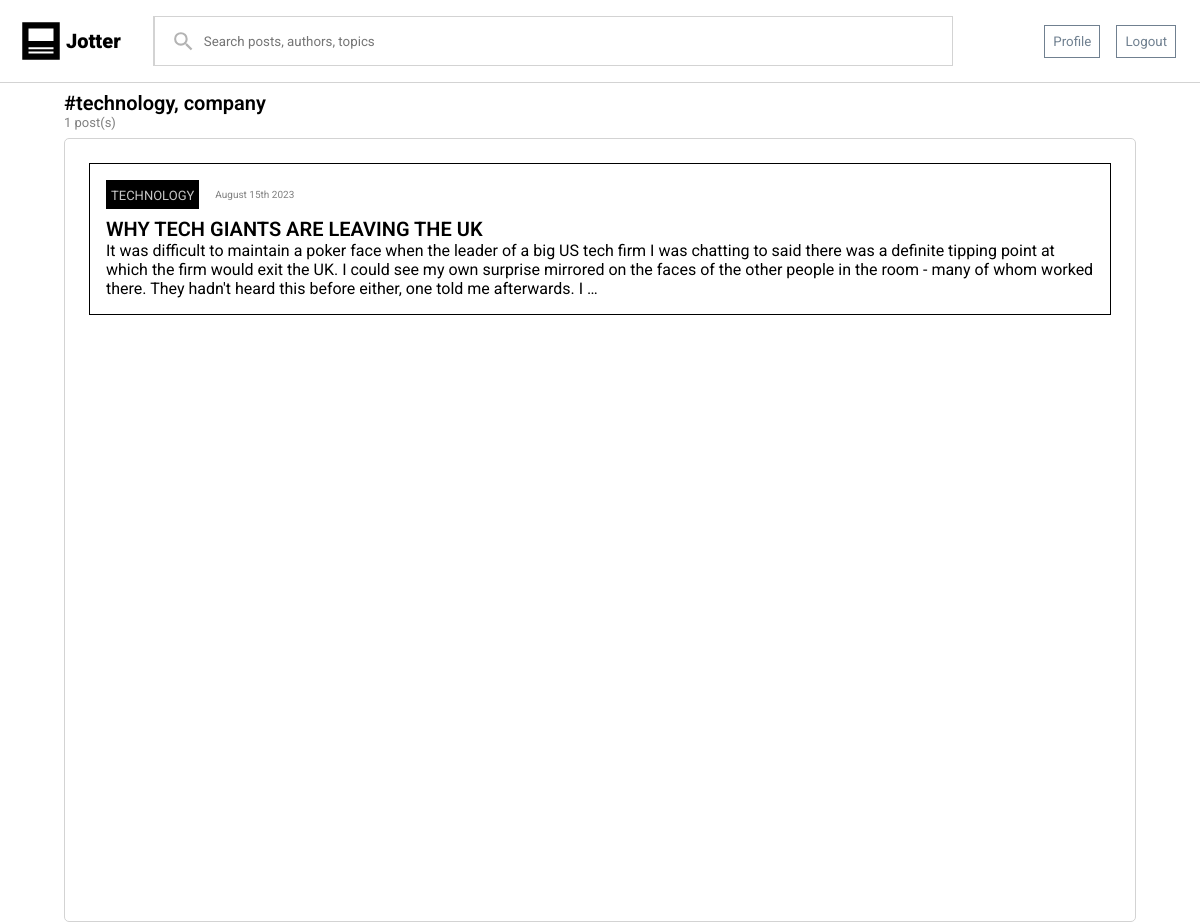
Screenshot of /tag/technology, company/ (signed in) with the database file from the repository.
### blog/models.py (models this page shows, shortened)
class Post(models.Model):
    uuid = models.UUIDField(default=uuid4, auto_created=True)
    author = models.ForeignKey(settings.AUTH_USER_MODEL, on_delete=models.CASCADE)
    topic = models.ForeignKey(Topic, on_delete=models.CASCADE, null=True, blank=True)
    title = models.CharField(max_length=150, null=True, blank=True)
    text = models.TextField(null=True, blank=True)
    dateAdded = models.DateTimeField(auto_now_add=True)
    slug = models.SlugField(null=False)
    tags = models.CharField(max_length=50, null=True, blank=True)
    likes = models.ManyToManyField(settings.AUTH_USER_MODEL, through='LikeRelation', related_name='likedPosts')
    draft = models.BooleanField(default=False)
    class Meta:
        ordering = ('-dateAdded',)

class Topic(models.Model):
    title = models.CharField(max_length=25)
    uuid = models.UUIDField(default=uuid4)
    def __str__(self):
        return self.title

### blog/views.py (the view)
# urls.py: path('tag/<str:tag>/', Tag.as_view(), name="tag"),
@method_decorator(login_required, name='dispatch')
class Tag(ListView):
    model = Post
    template_name = "blog/tag.html"
    def get(self, request, *args, **kwargs):
        tag = self.kwargs['tag']
        posts = super(Tag, self).get_queryset().filter(tags__icontains=tag)
        return render(request, self.template_name, {'tag': tag, 'posts': posts})

### blog/templates/blog/tag.html (shortened to what this page needs)
{% extends 'blog/base.html' %}
{% load static %}
{% block staticfiles %}
<link rel="stylesheet" href="{% static 'blog/css/blogPost.css' %}">
<link rel="stylesheet" href="{% static 'blog/css/tag.css' %}">
{% endblock staticfiles %}
{% block content %}
<div class="title">#{{ tag }}</div>
<div class="tag-subtitle">{{ posts|length }} post(s)</div>
<div class="tag-posts">
    {% for post in posts %}
    {% include 'blog/blogPost.html' %}
    {% endfor %}
</div>
{% endblock content %}

### blog/templates/blog/blogPost.html
{% load static %}
<div class="post">
    <div class="header">
        <div class="topic"><a href="{% url 'blog:topicDetail' post.topic.uuid %}">{{ post.topic|upper }}</a></div>
        <div class="time">{{ post.dateAdded|date:"F jS o" }}</div>
    </div>
    <div class="title"><a href="{% url 'blog:postDetail' post.slug %}">{{ post.title|upper }}</a></div>
    <div class="content">{{ post.text|truncatewords:70 }}</div>
</div>

### blog/static/blog/css/base.css (style rules this page uses)
* { margin: 0; box-sizing: border-box; font-family: 'Roboto', sans-serif; }
body { width: 100vw; height: 100vh; }
a { text-decoration: none; color: black; }

### blog/static/blog/css/blogPost.css (style rules this page uses)
.post { border: 1px solid black; display: flex; flex-direction: column; margin: 8px; padding: 16px; }
.post > .header { display: flex; flex-direction: row; gap: 16px; margin-bottom: 8px; align-items: center; }
.title { font-weight: 600; font-size: 20px; }
.topic { border: 1px solid black; padding: 4px; background-color: black; }
.topic a { color: rgb(197, 197, 197); font-size: 13px; }
.time { font-size: 10px; color: grey; }

### blog/static/blog/css/tag.css (style rules this page uses)
.tag-subtitle { font-size: 13px; color: grey; }
.tag-posts { border: 1px solid lightgray; padding: 16px; margin: 8px 0; height: 100%; width: 100%; border-radius: 5px; }

### rows the page displays
Post: tags "technology, company", topic "TECHNOLOGY", dateAdded "August 15th 2023", title "WHY TECH GIANTS ARE LEAVING THE UK", text "It was difficult to maintain a poker face when the leader of a big US tech firm I was chatting to said there was a definite tipping point at which the firm would exit the UK. I could see my own surprise mirrored on the faces of the other people in the room - many of whom worked there. They hadn't heard this before either, one told me afterwards. I …"

### other values shown
{{ posts|length }} "1"
